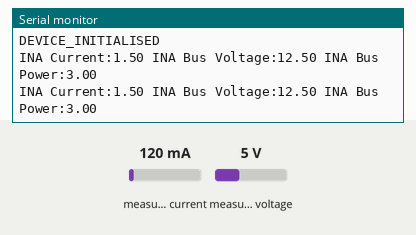
This sketch was run on a simulated Arduino Uno, built with avr-gcc and run on an emulated ATmega328P. Parts: the last lines printed to the serial monitor. Wiring (inferred from the names in the program): INA219 current sensor at I2C address 0x44. The test bench sets the inputs (shaded band); at power-on: measured current 120 mA, measured voltage 5 V.

Above: at 1.2 s.
1.3 s: measured current set to 40 mA
At 2.6 s:
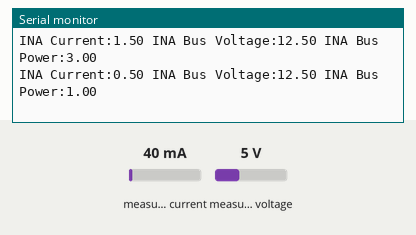
2.8 s: measured voltage set to 0.3 V
At 3.8 s:
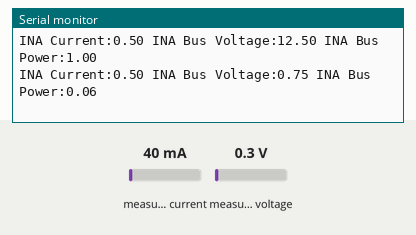
4.3 s: measured current set to 500 mA
At 5.6 s:
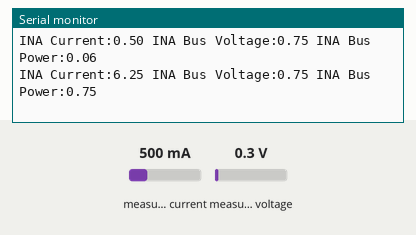
Timing chart, 0 to 7.3 s (numbered marks = the images above; inputs shaded):
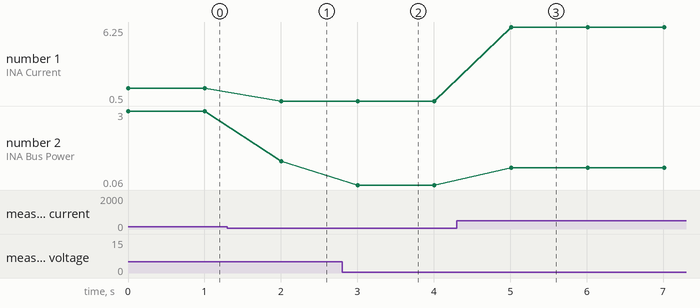

The sketch:

INA260_simple.ino
```cpp
// (licence header left out)
#include <INA260.h>
#include <i2c.h>

#define INA260_ADDR 0x44

INA260 ina;


void setup() {
  Serial.begin(57600);
  Serial.print("DEVICE_INITIALISED\r\n");
  i2c_init(400000);

  ina.begin(INA260_ADDR);
  ina.configure(INA260_AVERAGES_4, INA260_BUS_CONV_TIME_1100US, INA260_SHUNT_CONV_TIME_1100US, INA260_MODE_SHUNT_BUS_CONT);

}

void loop() {

  Serial.print("INA Current:"); Serial.print(ina.readShuntCurrent()); Serial.print(" INA Bus Voltage:"); Serial.print(ina.readBusVoltage()); Serial.print(" INA Bus Power:"); Serial.print(ina.readBusPower());
  Serial.println();
  delay(1000);
}
```

Measured:
- after the input at 1.3 s, the serial monitor: prints a new line after 0.70 s (image 1)
- after the input at 2.8 s, the serial monitor: prints a new line after 0.21 s (image 2)
- after the input at 4.3 s, the serial monitor: prints a new line after 0.71 s (image 3)
- plotted number 1: 1.5 → 0.5 after the input at 1.3 s, 0.5 → 6.25 after the input at 4.3 s
- plotted number 2: 3 → 1 after the input at 1.3 s, 1 → 0.06 after the input at 2.8 s
